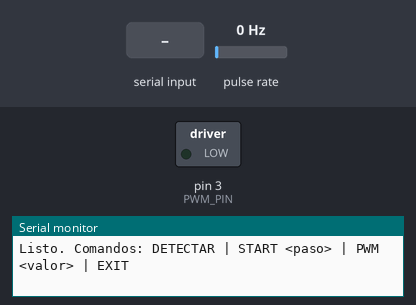
Simulated run of this sketch. Board: Arduino Uno, built for the host (arithmetic inside an expression is 32-bit, double 64-bit). Parts: switched loads named in the sketch (green lamp = pin HIGH), the last lines printed to the serial monitor. Wiring (inferred from the names in the program): pulse sensor: data pin 5. Inputs (shaded band) come from the test bench; at power-on: pulse rate 0 Hz.

Above: at 1.2 s.
1.3 s: "DETECTAR\n" received over Serial
At 2.2 s:
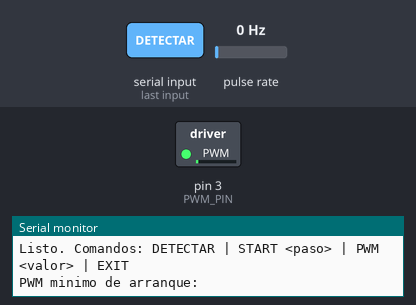
4.3 s: pulse rate (sensor on pin 5) set to 4 Hz
At 5.0 s:
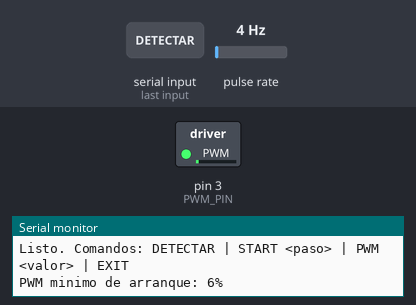
6.3 s: "PWM 90\n" received over Serial
At 7.5 s:
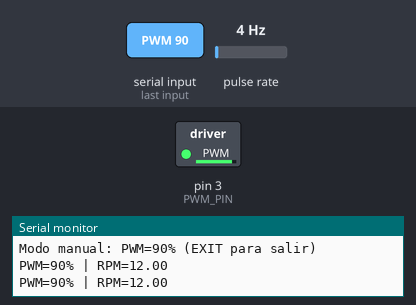
7.8 s: "EXIT\n" received over Serial
At 8.8 s:
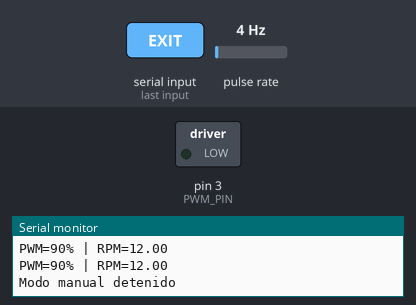
9.3 s: "START 90\n" received over Serial
At 12.7 s:
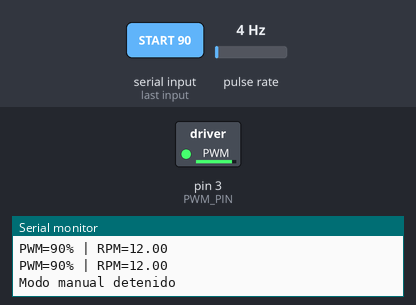
Timing chart, 0 to 14.8 s (numbered marks = the images above; inputs shaded):
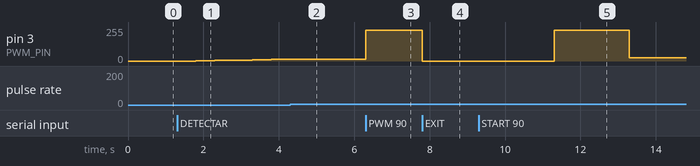

Measured:
- after the input at 1.3 s, pin 3 (PWM_PIN): moves from 0/255 to 12/255 over 2.0 s, starting after 0.50 s
- after the input at 4.3 s, pin 3 (PWM_PIN): goes on until 4.3 s, then stays 15/255
- after the input at 6.3 s, pin 3 (PWM_PIN): 15/255 → 229/255 at once
- after the input at 7.8 s, pin 3 (PWM_PIN): 229/255 → 0/255 at once
- after the input at 9.3 s, pin 3 (PWM_PIN): 0/255 → 229/255 after 2.0 s, → 25/255 2.0 s later

The sketch:

lab2_completo.ino
```cpp
/**
 * @file sketch_motor_dc.ino
 * @brief Sistema de caracterización de motor DC en Arduino (compatible Pico).
 * @details Mide velocidad con encoder óptico, genera PWM, captura curva de reacción a 250Hz,
 *          detecta PWM mínimo de arranque y documentado con Doxygen.
 */

// =================== PARÁMETROS GENERALES ===================
#define ENCODER_HUECOS      20                          // huecos por revolución generados por la rueda del encoder
#define SECTORS_REV         (ENCODER_HUECOS * 2)        // huecos + partes opacas
#define RPM_CONST_US        (60000000UL / SECTORS_REV)  // factor de conversión de microsegundos de pulso alto a RPM
#define MIN_DT_US           100                         // ignora pulsos muy cortos (rebotes)

// --- PWM / escalones ---
#define PWM_PIN             3
#define PWM_MAX             255     // resolución de 8-bits
#define TIEMPO_ESCALON_MS   2000    // escalón de 2 segundos
#define MUESTREO_MS         4       // muestreo cada 4 ms (250 Hz)
#define DETEC_ARRANQUE_MS   500     // para detectar pwm mínimo

// Tamaño máximo de buffer (ajustar según RAM disponible)
#define MAX_SAMPLES         25000   // tamaño máximo de muestras en el buffer para almacenar información
                                    // 25000 × (4+1+4)bytes
// --- Hardware ---
#define ENCODER_PIN         5       // pin que se usa como interrupción externa

// =================== VARIABLES DE ESTADO ===================
volatile uint32_t highStartUs = 0;
volatile float rpmGlobal = 0.0;

uint32_t bufTimestamp[MAX_SAMPLES];   // (4 bytes)
uint8_t bufPWM[MAX_SAMPLES];          // (1 byte)
float bufRPM[MAX_SAMPLES];            // (4 bytes)
int16_t bufIndex = 0;

bool modoCaptura = false;             // sistema no empieza a registrar datos hasta que se activa con START <paso>
uint8_t currentPct = 0;               // porcentaje del ciclo de trabajo PWM (de 0 a 100)
uint32_t capturaStartUs = 0;          // 0 a 4294967295 microsegundos (aproximadamente 71.6 minutos)                ---> instante de inicio de la captura, en µs

// =================== ISR: pulso encoder ===================
/**
 * @brief ISR del encoder óptico, mide tiempo alto y actualiza rpmGlobal.
 */
void medirPulso() {
  uint32_t ahora = micros();
  if (digitalRead(ENCODER_PIN) == HIGH) {
    highStartUs = ahora;                  // flanco RISING: marca inicio del pulso alto
  } else {
    uint32_t dt = ahora - highStartUs;    // flanco FALLING: mide duración del pulso
    if (dt >= MIN_DT_US)
      rpmGlobal = (float)RPM_CONST_US / dt; // actualiza rpmGlobal (convierto duración en RPM)
  }
}

// =================== DETECCIÓN PWM MÍNIMO ===================
/**
 * @brief Encuentra el PWM mínimo que arranca el motor.
 * @return Porcentaje de ciclo mínimo o -1 si no arranca.
 */
int detectarPWMarranque() {
  /*
  Barre PWM de 0 % a 100 % en pasos de 1 %, espera DETEC_ARRANQUE_MS ms en cada uno,
  y si detecta rpmGlobal>1, devuelve ese porcentaje como el mínimo que
  pone en marcha el motor.
  */
  for (uint8_t pct = 0; pct <= 100; pct++) {
    analogWrite(PWM_PIN, map(pct, 0, 100, 0, PWM_MAX));
    delay(DETEC_ARRANQUE_MS);
    if (rpmGlobal > 1.0f) return pct;
  }
  return -1;
}

// =================== MODO CAPTURA AUTOMÁTICA ===================
/**
 * @brief Captura curva de reacción: guarda en buffer a 250Hz y envía CSV al finalizar.
 * @param pasoPercent Paso de PWM para escalones.
 */
void ejecutarCaptura(int pasoPercent) {
  modoCaptura = true;
  bufIndex = 0;
  capturaStartUs = micros();
  uint32_t lastSampleUs = capturaStartUs;

  const int maxPercent = 100;
  for (uint8_t dir = 0; dir < 2; dir++) {               // controla subida (0) ó bajada (1)
    for (int pct = (dir == 0 ? 0 : maxPercent - pasoPercent); //inicio
         (dir == 0 ? pct <= maxPercent : pct >= 0);           //condición
         pct += (dir == 0 ? pasoPercent : -pasoPercent)) {    //incrementa ó decrementa
      currentPct = pct;
      analogWrite(PWM_PIN, map(pct, 0, 100, 0, PWM_MAX));

      uint32_t stepStartUs = micros();
      /*
        La duración del escalón es de 2s (2000ms) (TIEMPO_ESCALON_MS) y dentro de este
        escalón se va muestreando la curva de reacción cada 4ms (MUESTREO_MS), para así
        tener 500 muestras de cada curva de reacción.
      */
      while (micros() - stepStartUs < TIEMPO_ESCALON_MS * 1000UL) { // TIEMPO_ESCALON_MS * 1000UL es para pasarlo a microsegundos
        uint32_t nowUs = micros();
        if (nowUs - lastSampleUs >= MUESTREO_MS * 1000UL) {         // MUESTREO_MS * 1000UL es para pasarlo a microsegundos
          uint32_t elapsedMs = (nowUs - capturaStartUs) / 1000UL;
          if (bufIndex < MAX_SAMPLES) {
            // Guardar una muestra: tiempo, PWM actual y rpmGlobal
            bufTimestamp[bufIndex] = elapsedMs;
            bufPWM[bufIndex]       = currentPct;
            bufRPM[bufIndex]       = rpmGlobal;
            bufIndex++;
          }
          lastSampleUs = nowUs;
        }
      }
    }
  }

  modoCaptura = false;
  analogWrite(PWM_PIN, 0);

  // Enviar buffer completo en CSV
  Serial.println("Tiempo_ms,PWM_porcentaje,RPM");
  for (uint16_t i = 0; i < bufIndex; i++) {
    Serial.print(bufTimestamp[i]); Serial.print(',');
    Serial.print(bufPWM[i]);       Serial.print(',');
    Serial.println(bufRPM[i], 2);
  }
  Serial.println("CAPTURA_FINALIZADA");
}

// =================== MODO MANUAL ===================
/**
 * @brief Modo manual: aplica PWM fijo y muestra datos a 2 Hz.
 * @param pct Porcentaje de ciclo.
 */
void modoManual(int pct) {
  /*
  Aplica un PWM fijo y, cada 500 ms, imprime el porcentaje y la RPM actual. Solo
  sale del modo cuando recibe “EXIT” por serial.
  */
  analogWrite(PWM_PIN, map(pct, 0, 100, 0, PWM_MAX));
  Serial.print("Modo manual: PWM="); Serial.print(pct); Serial.println("% (EXIT para salir)");
  uint32_t last = millis();
  while (true) {
    if (Serial.available() && Serial.readStringUntil('\n') == "EXIT") break;
    if (millis() - last >= 500) {
      Serial.print("PWM="); Serial.print(pct);
      Serial.print("% | RPM="); Serial.println(rpmGlobal, 2);
      last = millis();
    }
  }
  analogWrite(PWM_PIN, 0);
  Serial.println("Modo manual detenido");
}

// =================== SETUP ===================
void setup() {
  // Configuración de pines
  pinMode(PWM_PIN, OUTPUT);
  // Asocia la ISR del encoder
  pinMode(ENCODER_PIN, INPUT_PULLUP);
  attachInterrupt(digitalPinToInterrupt(ENCODER_PIN), medirPulso, CHANGE);
  // Inicializa la consola serial (115200 bps) y espera a que se abra
  Serial.begin(115200);
  while (!Serial);
  // Comandos disponibles
  Serial.println("Listo. Comandos: DETECTAR | START <paso> | PWM <valor> | EXIT");
}

// =================== BUCLE PRINCIPAL ===================
void loop() {
  if (!Serial.available()) return;
  String line = Serial.readStringUntil('\n');
  line.trim(); line.toUpperCase();

  if (line == "EXIT") {                         // Apaga PWM y loop infinito para detener el sketch
    analogWrite(PWM_PIN, 0);
    Serial.println("Saliendo...");
    while (true);
  }
  else if (line == "DETECTAR") {                // Ejecuta detección de PWM mínimo
    Serial.print("PWM minimo de arranque: "); Serial.print(detectarPWMarranque()); Serial.println("%");
  }
  else if (line.startsWith("START ")) {         // Pasa a captura automática con el paso indicado
    ejecutarCaptura(line.substring(6).toInt());
  }
  else if (line.startsWith("PWM ")) {           // Entra en modo manual
    modoManual(line.substring(4).toInt());
  }
  else {                                        // Error de comando
    Serial.println("Comando no reconocido");
  }
}
```
